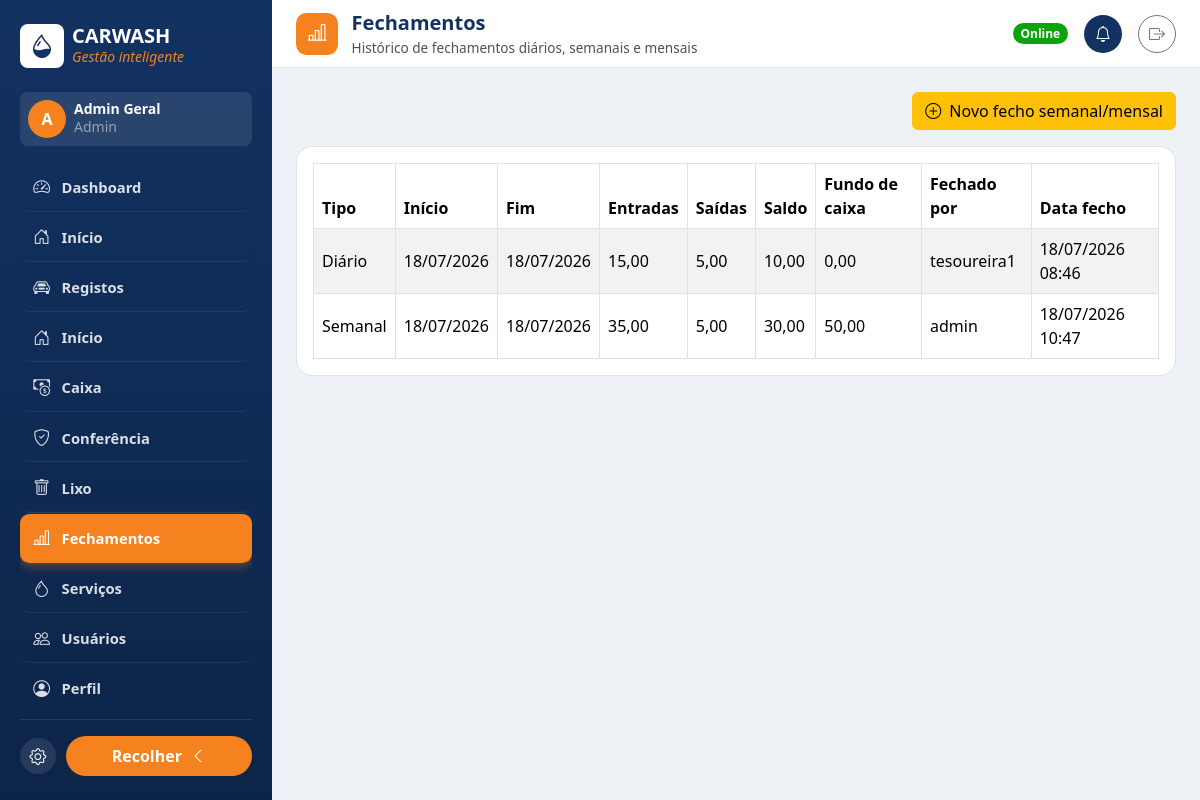
/caixa/fechamentos/ (signed in), run on the app's committed database.
### accounts/models.py (models this page shows, shortened)
class User(AbstractUser):
    class Meta:
        permissions = [
            ('view_admin_dashboard', 'Pode ver o dashboard administrativo'),
        ]
    def is_seguranca(self):
        return self.has_perm('vehicles.view_vehicleentry')
    def is_tesoureira(self):
        return self.has_perm('cashbox.view_payment')
    def is_admin_role(self):
        return self.is_superuser or self.has_perm('accounts.view_admin_dashboard')
    @property
    def role_label(self):
        if self.is_admin_role():
            return 'Admin'

### cashbox/models.py (models this page shows, shortened)
class CashClosure(models.Model):
    class PeriodType(models.TextChoices):
        DIARIO = 'diario', 'Diário'
        SEMANAL = 'semanal', 'Semanal'
        MENSAL = 'mensal', 'Mensal'
    period_type = models.CharField(max_length=20, choices=PeriodType.choices)
    date_start = models.DateField()
    date_end = models.DateField()
    total_in = models.DecimalField(max_digits=10, decimal_places=2, default=0)
    total_out = models.DecimalField(max_digits=10, decimal_places=2, default=0)
    balance = models.DecimalField(max_digits=10, decimal_places=2, default=0)
    carried_forward = models.DecimalField(max_digits=10, decimal_places=2, default=0)
    closed_by = models.ForeignKey(settings.AUTH_USER_MODEL, on_delete=models.PROTECT)
    closed_at = models.DateTimeField(auto_now_add=True)
    class Meta:
        ordering = ['-date_end']
        constraints = [
            models.UniqueConstraint(
                fields=['period_type', 'date_start', 'date_end'], name='unique_closure_period'
            )
        ]
        permissions = [
            ('close_period', 'Pode fechar período semanal/mensal'),
        ]

### cashbox/views.py (the view)
# urls.py: path('fechamentos/', views.closures, name='closures'),
@permission_required('cashbox.view_cashclosure')
def closures(request):
    closure_list = CashClosure.objects.all()
    return render(request, 'cashbox/closures.html', {
        'closures': closure_list,
        'period_form': PeriodClosureForm(),
        'open_period_modal': False,
    })

### templates/cashbox/closures.html (shortened to what this page needs)
{% extends 'base.html' %}
{% block page_icon %}<div class="cw-topbar-icon"><i class="bi bi-bar-chart-line"></i></div>{% endblock %}
{% block page_title %}Fechamentos{% endblock %}
{% block page_subtitle %}Histórico de fechamentos diários, semanais e mensais{% endblock %}
{% block content %}
<div class="d-flex justify-content-end mb-3">
    <button type="button" class="btn btn-warning" data-bs-toggle="modal" data-bs-target="#periodClosureModal">
        <i class="bi bi-plus-circle me-1"></i> Novo fecho semanal/mensal
    </button>
</div>
<div class="bg-white border rounded-4 p-2 p-md-3 d-none d-md-block">
    <div class="table-responsive">
        <table class="table table-striped table-bordered table-hover align-middle mb-0">
            <thead>
                <tr>
                    <th>Tipo</th><th>Início</th><th>Fim</th><th>Entradas</th><th>Saídas</th>
                    <th>Saldo</th><th>Fundo de caixa</th><th>Fechado por</th><th>Data fecho</th>
                </tr>
            </thead>
            <tbody>
                {% for c in closures %}
                <tr>
                    <td>{{ c.get_period_type_display }}</td>
                    <td>{{ c.date_start|date:'d/m/Y' }}</td>
                    <td>{{ c.date_end|date:'d/m/Y' }}</td>
                    <td>{{ c.total_in }}</td>
                    <td>{{ c.total_out }}</td>
                    <td>{{ c.balance }}</td>
                    <td>{{ c.carried_forward }}</td>
                    <td>{{ c.closed_by.username }}</td>
                    <td>{{ c.closed_at|date:'d/m/Y H:i' }}</td>
                </tr>
                {% empty %}
                <tr><td colspan="9" class="text-center text-muted py-4">Sem fechamentos ainda.</td></tr>
                {% endfor %}
            </tbody>
        </table>
    </div>
</div>
{% endblock %}

### templates/partials/sidebar_content.html (shortened to what this page needs)
{% load static %}
<div class="d-flex align-items-center gap-2 mb-4">
    <div class="bg-white rounded-3 d-flex align-items-center justify-content-center flex-shrink-0" style="width: 44px; height: 44px;"><i class="bi bi-droplet-half text-navy fs-4"></i></div>
    <div class="cw-sidebar-label">
        <div class="fw-bold fs-5 lh-1 text-uppercase">CarWash</div>
        <div class="small text-orange fst-italic">Gestão inteligente</div>
    </div>
</div>
<div class="bg-white bg-opacity-10 rounded-3 p-2 d-flex align-items-center gap-2 mb-2">
    <div class="rounded-circle bg-orange text-white d-flex align-items-center justify-content-center fw-bold flex-shrink-0" style="width: 38px; height: 38px;">{{ user.username|slice:':1'|upper }}</div>
    <div class="min-w-0 cw-sidebar-label">
        <div class="fw-semibold small lh-1">{{ user.get_full_name|default:user.username }}</div>
        <div class="text-white-50 small">{{ user.role_label }}</div>
    </div>
</div>
<hr class="border-white border-opacity-10 my-2">
<nav class="cw-sidebar-nav nav flex-column">
    {% if user.is_admin_role %}
    <a class="nav-link {% if request.resolver_match.url_name == 'admin_dashboard' %}active{% endif %}"
       href="{% url 'admin_dashboard' %}"><i class="bi bi-speedometer2"></i> <span class="cw-sidebar-label">Dashboard</span></a>
    {% endif %}
    {% if user.is_seguranca %}
    <a class="nav-link {% if request.resolver_match.url_name == 'home' %}active{% endif %}"
       href="{% url 'vehicles:home' %}"><i class="bi bi-house-door"></i> <span class="cw-sidebar-label">Início</span></a>
    {% endif %}
    {% if user.is_seguranca or user.is_admin_role %}
    <a class="nav-link {% if request.resolver_match.app_name == 'vehicles' and request.resolver_match.url_name != 'trash_list' and request.resolver_match.url_name != 'home' %}active{% endif %}"
       href="{% url 'vehicles:list' %}"><i class="bi bi-car-front"></i> <span class="cw-sidebar-label">Registos</span></a>
    {% endif %}
    {% if user.is_tesoureira %}
    <a class="nav-link {% if request.resolver_match.url_name == 'home' %}active{% endif %}"
       href="{% url 'cashbox:home' %}"><i class="bi bi-house-door"></i> <span class="cw-sidebar-label">Início</span></a>
    {% endif %}
    {% if user.is_tesoureira or user.is_admin_role %}
    <a class="nav-link "
       href="{% url 'cashbox:dashboard' %}"><i class="bi bi-cash-coin"></i> <span class="cw-sidebar-label">Caixa</span></a>
    {% endif %}
    {% if user.is_admin_role %}
    <a class="nav-link {% if request.resolver_match.app_name == 'audit' %}active{% endif %}"
       href="{% url 'audit:reconciliation' %}"><i class="bi bi-shield-check"></i> <span class="cw-sidebar-label">Conferência</span></a>
    <a class="nav-link {% if request.resolver_match.url_name == 'trash_list' %}active{% endif %}"
       href="{% url 'vehicles:trash_list' %}"><i class="bi bi-trash"></i> <span class="cw-sidebar-label">Lixo</span></a>
    <a class="nav-link {% if request.resolver_match.url_name == 'closures' or request.resolver_match.url_name == 'period_closure_create' %}active{% endif %}"
       href="{% url 'cashbox:closures' %}"><i class="bi bi-bar-chart-line"></i> <span class="cw-sidebar-label">Fechamentos</span></a>
    <a class="nav-link {% if request.resolver_match.app_name == 'services' %}active{% endif %}"
       href="{% url 'services:list' %}"><i class="bi bi-droplet"></i> <span class="cw-sidebar-label">Serviços</span></a>
    <a class="nav-link {% if request.resolver_match.url_name == 'user_list' %}active{% endif %}"
       href="{% url 'user_list' %}"><i class="bi bi-people"></i> <span class="cw-sidebar-label">Usuários</span></a>
    {% endif %}
    <a class="nav-link {% if request.resolver_match.url_name == 'profile' %}active{% endif %}"
       href="{% url 'profile' %}"><i class="bi bi-person-circle"></i> <span class="cw-sidebar-label">Perfil</span></a>
</nav>

### static/css/theme.css (style rules this page uses)
:root { --cw-navy: #123262; --cw-navy-dark: #0c2447; --cw-orange: #f5821f; --cw-orange-dark: #d96c0f; --cw-good: #0ca30c; --cw-warning: #fab219; --cw-serious: #ec835a; --cw-critical: #d03b3b; --cw-muted: #898781; --cw-ink-primary: #0b0b0b; --cw-ink-secondary: #52514e; --cw-sidebar-width: 272px; --cw-topbar-height: 68px; }
.bg-orange { background-color: var(--cw-orange) !important; }
.text-navy { color: var(--cw-navy) !important; }
.text-orange { color: var(--cw-orange) !important; }
body { background-color: #eef1f6; }
.cw-sidebar-nav .nav-link { color: rgba(255, 255, 255, .85); border-radius: .6rem; padding: .7rem .75rem; margin-bottom: .1rem; display: flex; align-items: center; gap: .65rem; font-size: .92rem; font-weight: 600; border-bottom: 1px solid rgba(255, 255, 255, .08); }
.cw-sidebar-nav .nav-link:last-child { border-bottom: none; }
.cw-sidebar-nav .nav-link i { font-size: 1.05rem; width: 1.2rem; text-align: center; }
.cw-sidebar-nav .nav-link.active { background: var(--cw-orange); color: #fff; border-bottom-color: transparent; box-shadow: 0 4px 10px rgba(245, 130, 31, .35); }
.cw-topbar-icon { width: 42px; height: 42px; border-radius: .65rem; background: var(--cw-orange); color: #fff; display: flex; align-items: center; justify-content: center; font-size: 1.2rem; flex-shrink: 0; }

### data on the page
User: username "A", get_full_name "Admin Geral", role_label "Admin"
CashClosure: period_type "Diário", date_start "18/07/2026", date_end "18/07/2026", total_in "15,00", total_out "5,00", balance "10,00", carried_forward "0,00", closed_by.username "tesoureira1", closed_at "18/07/2026 08:46"
CashClosure: period_type "Semanal", date_start "18/07/2026", date_end "18/07/2026", total_in "35,00", total_out "5,00", balance "30,00", carried_forward "50,00", closed_by.username "admin", closed_at "18/07/2026 10:47"
